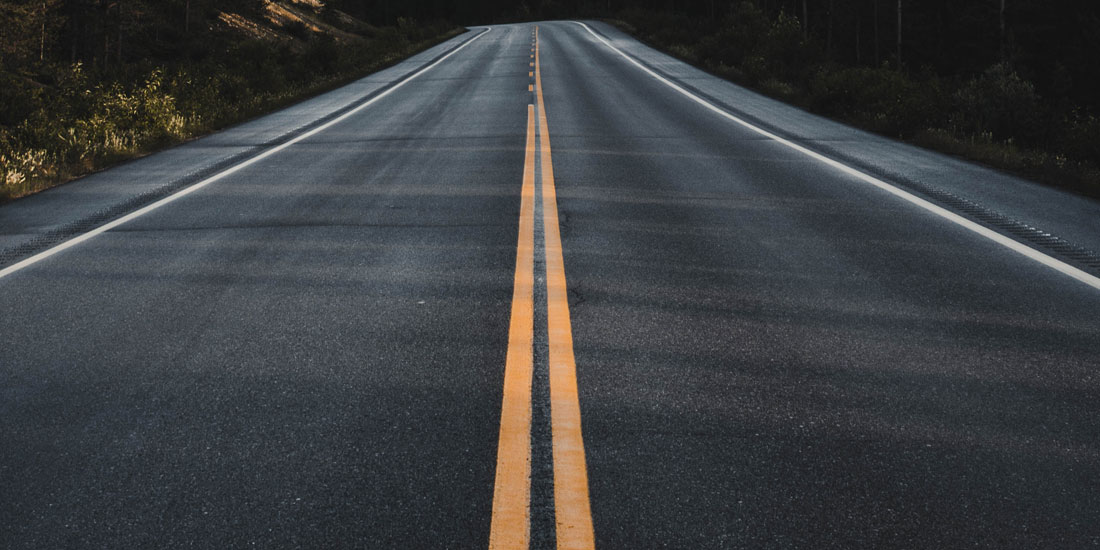
#> input picture photos/road1.jpg, 1100 x 550 px, found by its file name
$ python road_line2.py
#> lines starting #> are read from the running program, lines starting #| are printed output that depends on the picture; after the words box and inside, x2 and y2 are one past the last pixel; in counts of white or black regions, pixels touching at a corner belong together
import cv2 as cv
import numpy as np
from matplotlib import pyplot as plt


#read image
img = cv.imread(r'C:\Users\amora\OneDrive\Documents\Visual Studio Code\Course_Imageproccesing2\photos\road1.jpg')
#> img is the input picture: shape (550, 1100, 3); mean B, G, R 64.8, 62.6, 60.3


#function that get roi
def ROI_func(image , vertices) :
    #get mask image with blank all data as original
    mask = np.zeros_like(image)
    #get color channels
    # channel_counter = image.shape[2]
    #mask_color_channel
    mask_color_channel = 255
    #fill blank in ROI region with only colors
    im = cv.fillPoly(mask , vertices , mask_color_channel)
    cv.imshow('im' , im)
    #now mask fill with original image
    masked_img = cv.bitwise_and(image , mask)

    return masked_img


#function that draw lines of ROI Edges to original
def Draw_lines(image , lines) :
    #make blank image
    img_blank = np.zeros((image.shape[0] , image.shape[1] , 3) , np.uint8)
    #loop through hough_linesp to get points of lines
    for line in lines :
        #get 2points of line
        x1 , y1 ,x2 , y2 = line[0]
        #draw line on blank image
        cv.line(img_blank , (x1,y1) , (x2,y2) , (0,255,0) , 1 )

    #now merge 2 photos with each other
    img_merged = cv.addWeighted(image , 0.8 , img_blank , 1.0 , 0 )

    return img_merged


#get width , height of image
width  = img.shape[1]
#> width = 1100
height = img.shape[0]
#> height = 550

#roi_vertices
ROI_vertices = [
    (0,height),
    (0,200),
    (width/2 , 15),
    (width , 200),
    (width , height)
]

#gray image
img_gray = cv.cvtColor(img , cv.COLOR_BGR2GRAY)
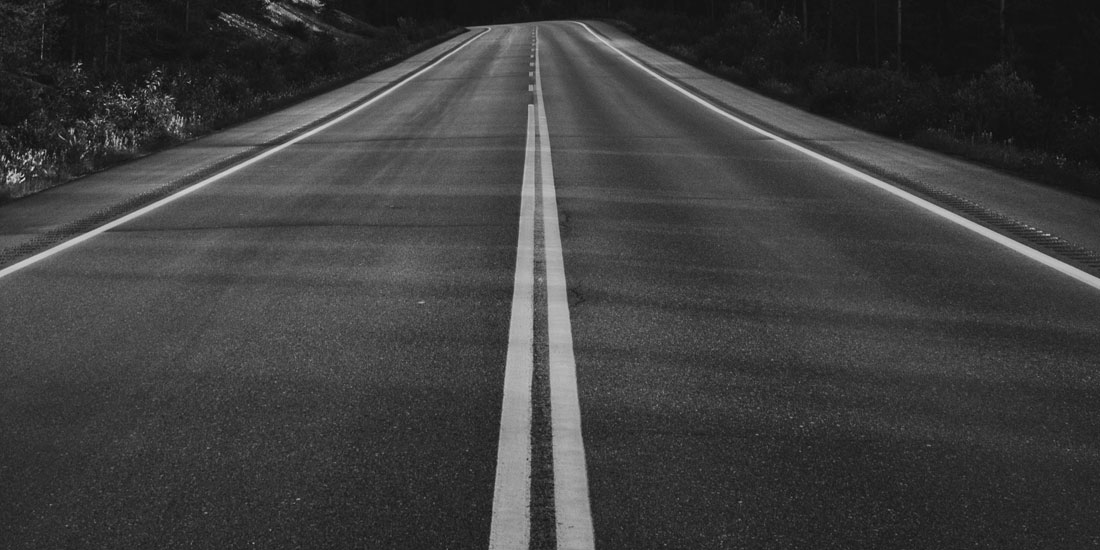
#> img_gray: shape (550, 1100); min 7, max 218, mean 62.2
#canny img
img_canny = cv.Canny(img_gray , 100 , 150 )
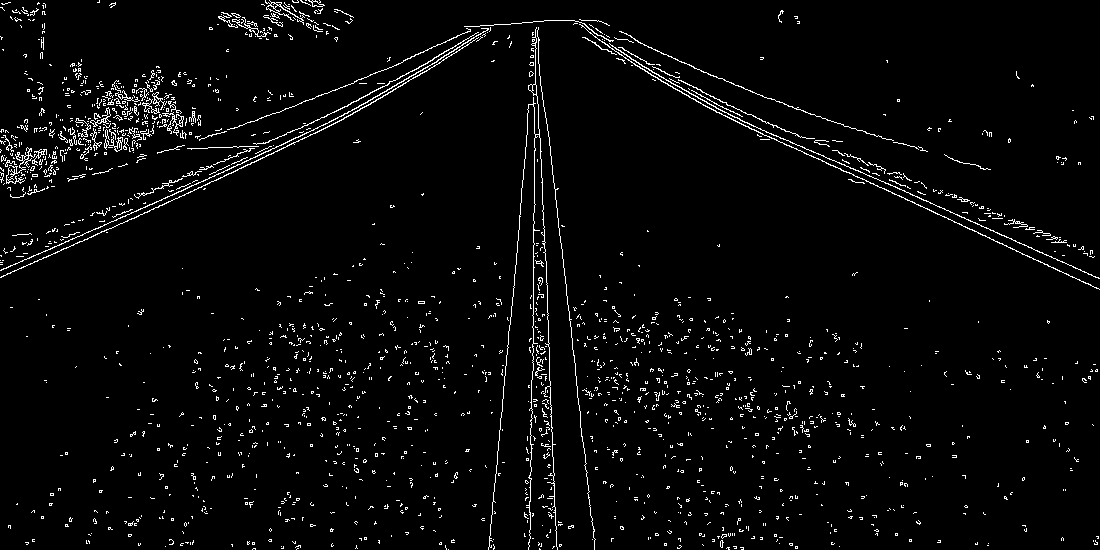
#> img_canny: shape (550, 1100); 3.2% white in thin lines or dots

#now pass image to function but now get ROI from canny image
cropped_img =  ROI_func(img_canny , np.array( [ROI_vertices] , np.int32))
#> in ROI_func, `im = cv.fillPoly(mask , vertices , mask_color_channel)`:
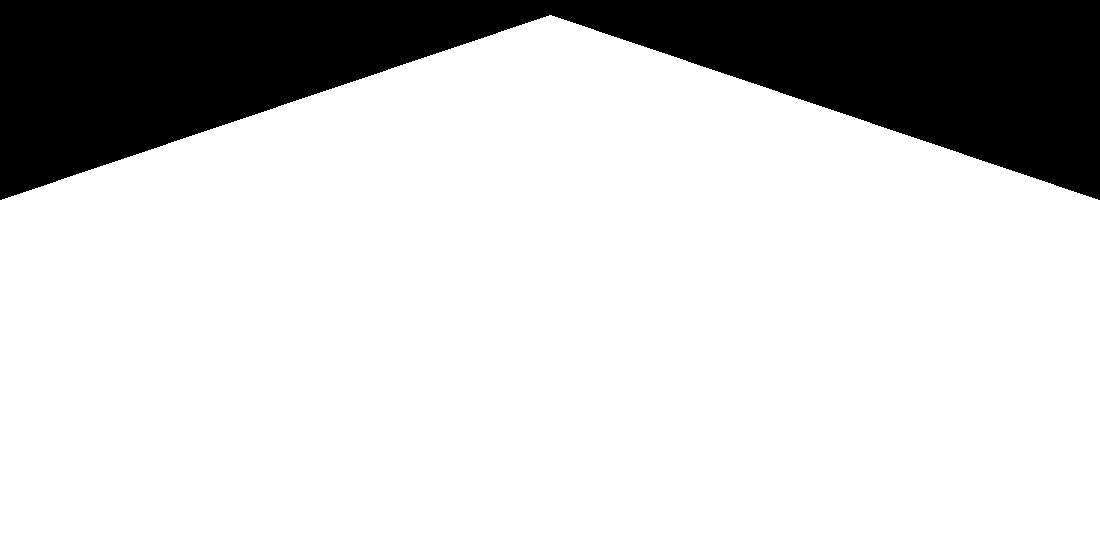
#> im: shape (550, 1100); 80.4% white; 1 black region, box (x1, y1, x2, y2) and area: (0, 0, 1100, 200) 118345
#> in ROI_func, `masked_img = cv.bitwise_and(image , mask)`:
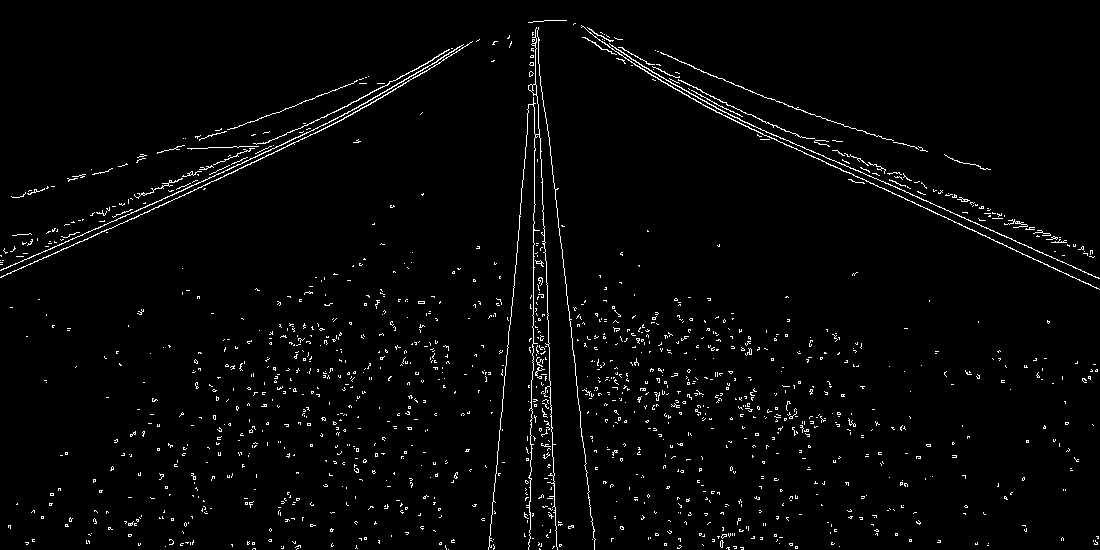
#> masked_img: shape (550, 1100); 2.4% white in thin lines or dots

#now get lines form hough_Lines
lines = cv.HoughLinesP(cropped_img , 1 , np.pi/180 , 100 , minLineLength=100 , maxLineGap=10 )
#> lines = 27 rows, first 6: [789, 145, 1099, 289], [788, 140, 1099, 278], [0, 270, 298, 137], [551, 405, 556, 546], [529, 487, 531, 380], [506, 365, 527, 124]

#now pass lines with cropped image to draw function
img_merged = Draw_lines(img , lines)
#> the loop in Draw_lines, `for line in lines :` made 27 passes
#> (x1, y1, x2, y2) on passes 1 to 12: (789, 145, 1099, 289), (788, 140, 1099, 278), (0, 270, 298, 137), (551, 405, 556, 546), (529, 487, 531, 380), (506, 365, 527, 124), (495, 482, 511, 306), (537, 96, 547, 292), (82, 241, 339, 121), (941, 191, 1092, 252), (99, 213, 311, 123), (562, 249, 591, 521)
#> after the loop in Draw_lines, `for line in lines :`:
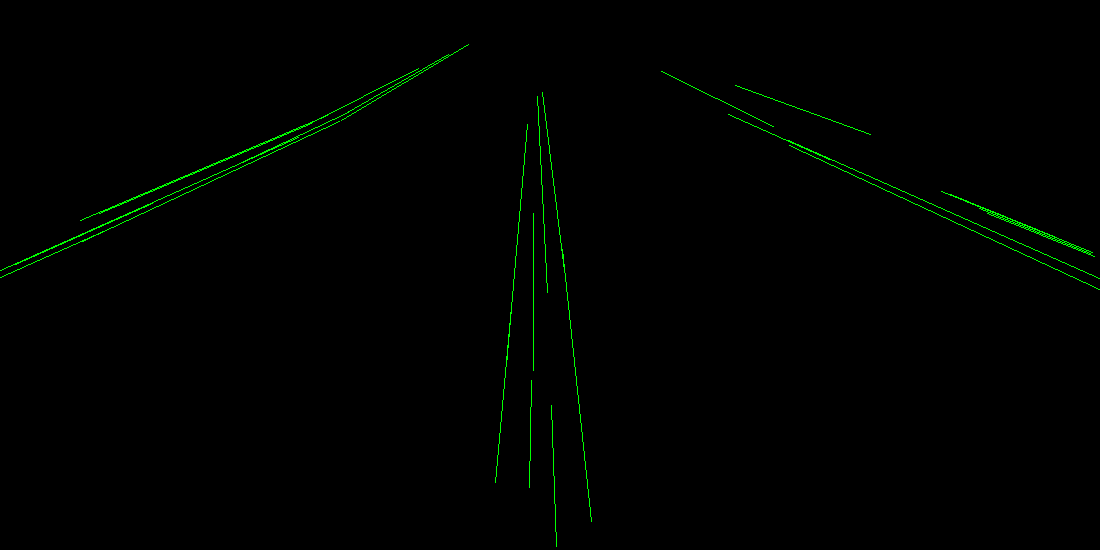
#> img_blank: shape (550, 1100, 3); mean of channels 0, 1, 2 0, 1.9, 0; drawn as B, G, R
#> in Draw_lines, `img_merged = cv.addWeighted(image , 0.8 , img_blank , 1.0 , 0 )`:
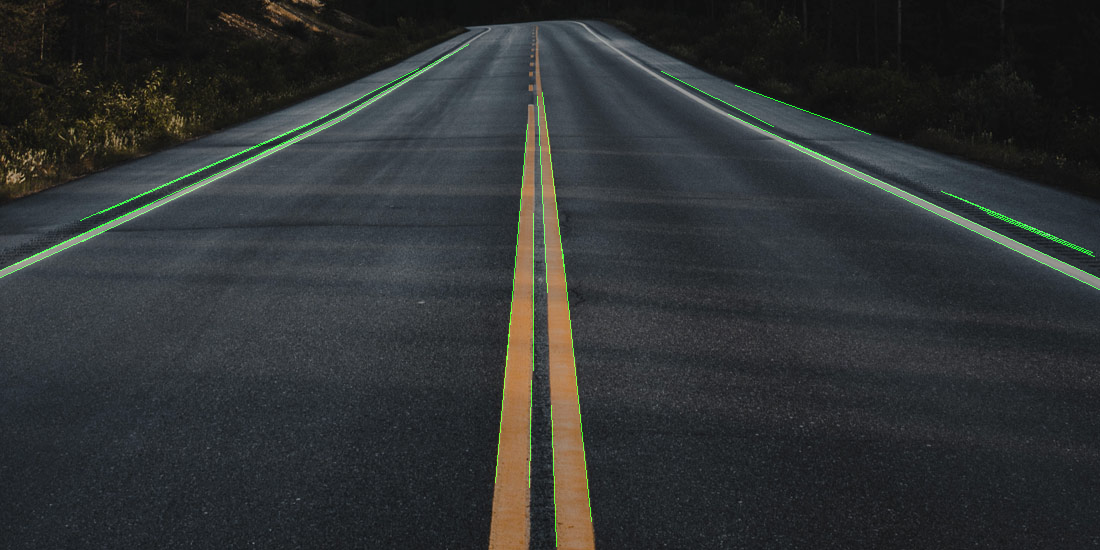
#> img_merged: shape (550, 1100, 3); mean B, G, R 51.8, 51.3, 48.3


#show image
cv.imshow('image_cropped' , cropped_img)
cv.imshow('image' , img_merged)

cv.waitKey(0)
cv.destroyAllWindows()

$ run again, with photos/road2.jpg copied over photos/road1.jpg
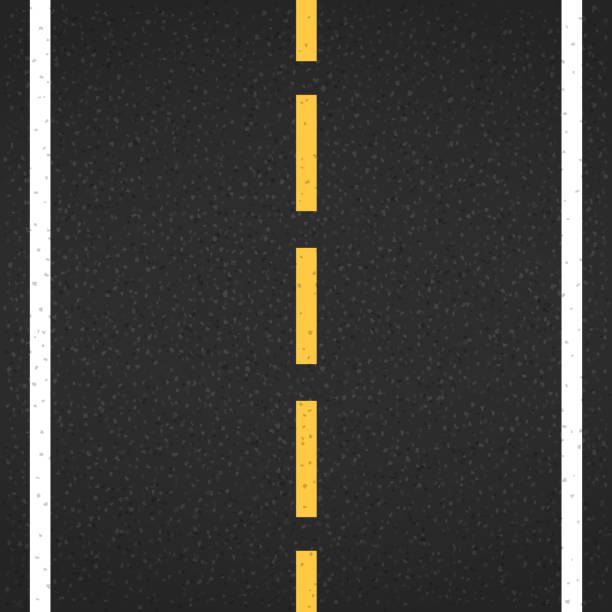
#> input picture photos/road2.jpg, 612 x 612 px, found by its file name
#> img is the input picture: shape (612, 612, 3); mean B, G, R 58.1, 61.5, 62.9
#> `img_canny = cv.Canny(img_gray , 100 , 150 )`:
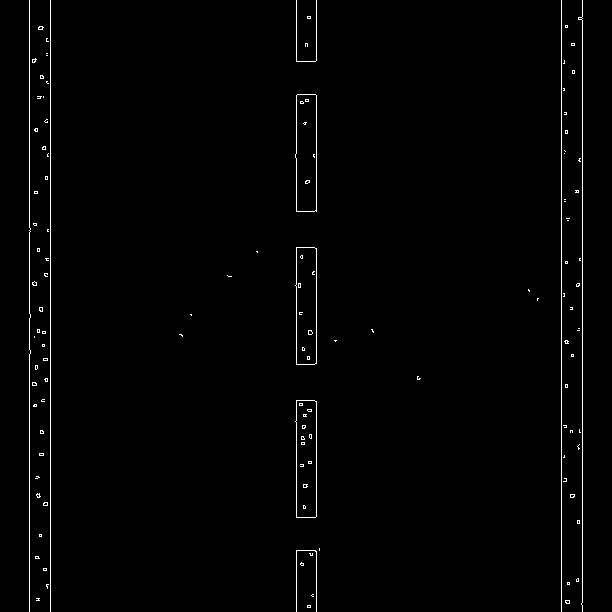
#> img_canny: shape (612, 612); 1.2% white in thin lines or dots
#> im: shape (612, 612); 82.4% white; 1 black region, box (x1, y1, x2, y2) and area: (0, 0, 612, 200) 65883
#> masked_img: shape (612, 612); 0.96% white in thin lines or dots, all inside (x1, y1, x2, y2) = (29, 16, 583, 612)
#> lines = [[50, 611, 50, 170], [296, 517, 296, 400], [561, 611, 561, 170], [582, 611, 582, 182], [316, 363, 316, 248], [29, 611, 29, 182], [296, 364, 296, 247], [316, 516, 316, 401]]
#> the loop in Draw_lines, `for line in lines :` made 8 passes
#> in Draw_lines, `img_merged = cv.addWeighted(image , 0.8 , img_blank , 1.0 , 0 )`:
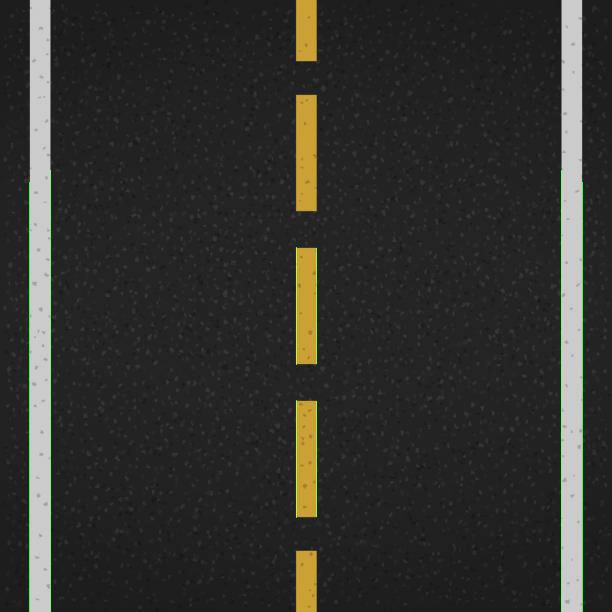
#> img_merged: shape (612, 612, 3); mean B, G, R 46.5, 50.1, 50.3
